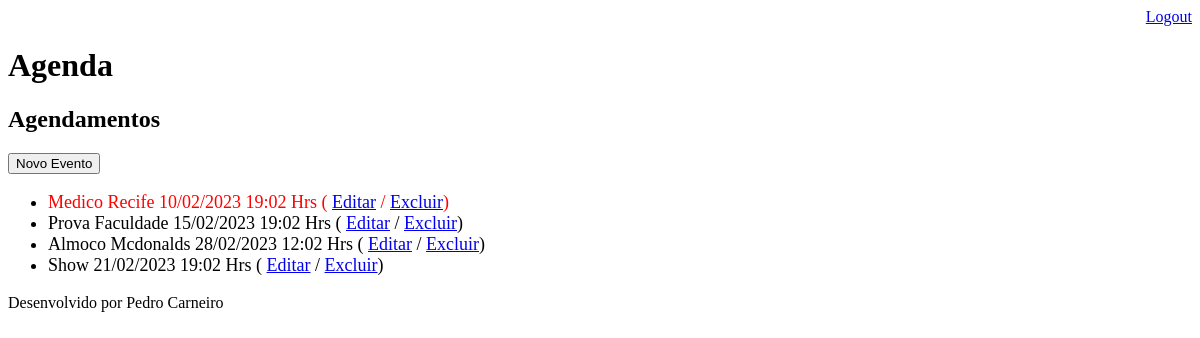
Page /agenda/ (signed in) on the earlier database version.
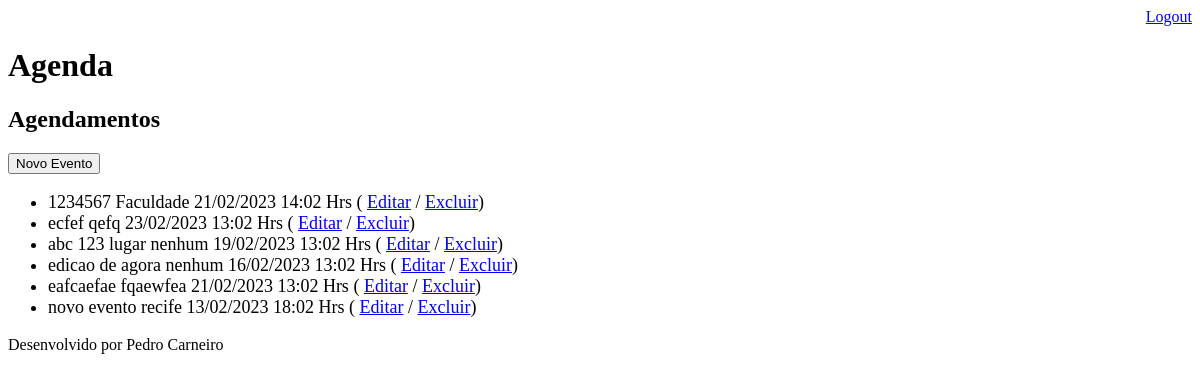
Same page on the later database version.
### core/models.py (models this page shows, shortened)
class Evento(models.Model):
    titulo = models.CharField(max_length=100)
    descricao = models.TextField(blank=True, null=True)
    data_evento = models.DateTimeField(verbose_name='Data do evento')
    local = models.CharField(max_length=40, blank=True, null=True)
    data_criacao = models.DateTimeField(auto_now=True)
    usuario = models.ForeignKey(User, on_delete=models.CASCADE)
    class Meta:
        db_table = 'evento'
    def get_data_evento(self):
        return self.data_evento.strftime('%d/%m/%Y %H:%m Hrs')
    def get_evento_atrasado(self):
        if self.data_evento < datetime.now() - timedelta(hours=1):
            return True
        else:
            return False

### core/views.py (the view)
# urls.py: path('agenda/', views.lista_eventos),
@login_required(login_url='login/')
def lista_eventos(request):
    usuario = request.user
    data_atual = datetime.now() - timedelta(hours=1)
    evento = Evento.objects.filter(usuario=usuario)
    dados = {'eventos': evento}
    return render(request, 'agenda.html', dados)

### templates/agenda.html
{% extends "model-page.html" %}
{% block content %}
    <h2>Agendamentos</h2>
    <a href="/agenda/evento"> <button style="cursor:pointer">Novo Evento</button></a>
    <ul style="font-size:18px">
    {% for evento in eventos %}
        <li>
            <div style={% if evento.get_evento_atrasado %}
                                "color:red"
                        {% endif %}>
                {{ evento.titulo }}    {{ evento.local }}    {{ evento.get_data_evento }}
                ( <a href="/agenda/evento/?id={{ evento.id }}" target="_blank">Editar</a>
                / <a href="/agenda/evento/delete/{{ evento.id }}">Excluir</a>)
            </div>
        </li>
    {% endfor %}
    </ul>
{% endblock %}

### templates/model-page.html
<!DOCTYPE html>
<html lang="en">
<head>
    {% include "model-header.html" %}
</head>
<body>
    {% block content %} {% endblock %}
    {% include "model-footer.html" %}
</body>
</html>

### templates/model-header.html (shortened to what this page needs)
    <div align="right">
        <a href="/logout">Logout</a>
    </div>
    <h1>Agenda</h1>

### templates/model-footer.html
<p>Desenvolvido por Pedro Carneiro</p>

Differences in the rows shown:
removed Evento: titulo "Medico", local "Recife", get_data_evento "10/02/2023 19:02 Hrs"
removed Evento: titulo "Prova", local "Faculdade", get_data_evento "15/02/2023 19:02 Hrs"
removed Evento: titulo "Almoco", local "Mcdonalds", get_data_evento "28/02/2023 12:02 Hrs"
removed Evento: titulo "Show", get_data_evento "21/02/2023 19:02 Hrs"
added Evento: titulo "1234567", local "Faculdade", get_data_evento "21/02/2023 14:02 Hrs"
added Evento: titulo "ecfef", local "qefq", get_data_evento "23/02/2023 13:02 Hrs"
added Evento: titulo "abc 123", local "lugar nenhum", get_data_evento "19/02/2023 13:02 Hrs"
added Evento: titulo "edicao de agora", local "nenhum", get_data_evento "16/02/2023 13:02 Hrs"
added Evento: titulo "eafcaefae", local "fqaewfea", get_data_evento "21/02/2023 13:02 Hrs"
added Evento: titulo "novo evento", local "recife", get_data_evento "13/02/2023 18:02 Hrs"
